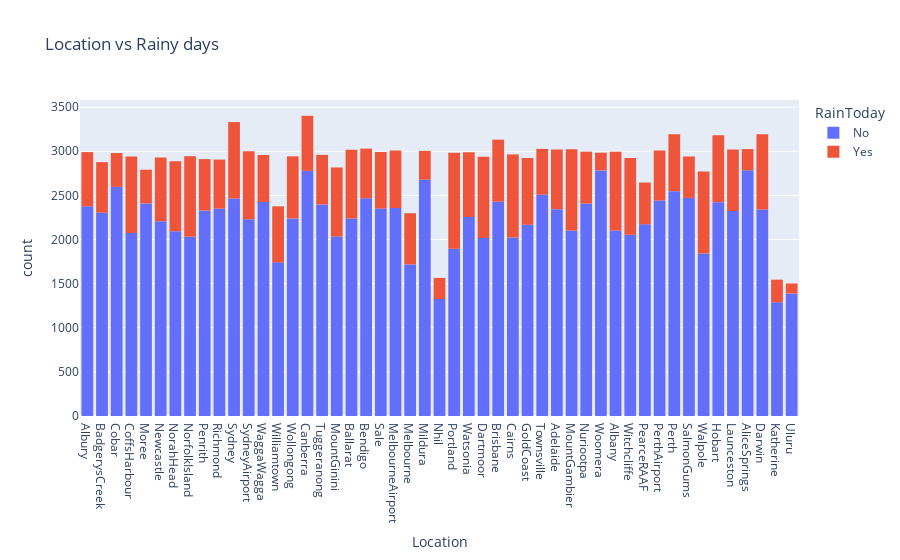

The notebook cell this image was saved under:
### Code cell
px.histogram(df, x = "Location", title = 'Location vs Rainy days', color = 'RainToday')

### Figure 1 — Plotly figure (JSON) as saved in the notebook; plotly's stock layout.template omitted (floating-point values rounded to 4 significant figures; data arrays with more than 128 entries replaced by an {"elided": "..."} marker saying what was removed)
{"data": [{"bingroup": "x", "hovertemplate": "RainToday=No<br>Location=%{x}<br>count=%{y}<extra></extra>", "legendgroup": "No", "marker": {"color": "#636efa", "pattern": {"shape": ""}}, "name": "No", "orientation": "v", "showlegend": true, "type": "histogram", "x": {"elided": "109332 str values"}, "xaxis": "x", "yaxis": "y"}, {"bingroup": "x", "hovertemplate": "RainToday=Yes<br>Location=%{x}<br>count=%{y}<extra></extra>", "legendgroup": "Yes", "marker": {"color": "#EF553B", "pattern": {"shape": ""}}, "name": "Yes", "orientation": "v", "showlegend": true, "type": "histogram", "x": {"elided": "31455 str values"}, "xaxis": "x", "yaxis": "y"}], "layout": {"barmode": "relative", "legend": {"title": {"text": "RainToday"}, "tracegroupgap": 0}, "title": {"text": "Location vs Rainy days"}, "xaxis": {"anchor": "y", "domain": [0, 1], "title": {"text": "Location"}}, "yaxis": {"anchor": "x", "domain": [0, 1], "title": {"text": "count"}}}}
